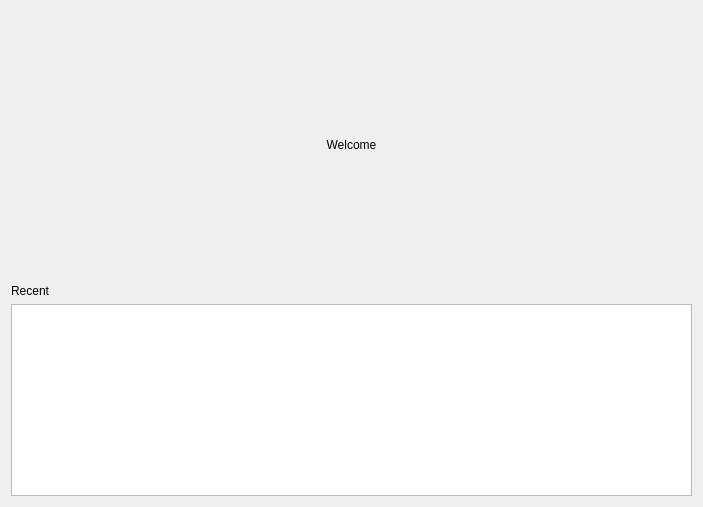
<?xml version="1.0" encoding="UTF-8"?>
<ui version="4.0">
 <class>HomeWidget</class>
 <widget class="QWidget" name="HomeWidget">
  <property name="geometry">
   <rect>
    <x>0</x>
    <y>0</y>
    <width>703</width>
    <height>507</height>
   </rect>
  </property>
  <property name="windowTitle">
   <string>Form</string>
  </property>
  <property name="locale">
   <locale language="English" country="UnitedStates"/>
  </property>
  <layout class="QVBoxLayout" name="verticalLayout_3">
   <item>
    <spacer name="verticalSpacer_2">
     <property name="orientation">
      <enum>Qt::Vertical</enum>
     </property>
     <property name="sizeHint" stdset="0">
      <size>
       <width>20</width>
       <height>40</height>
      </size>
     </property>
    </spacer>
   </item>
   <item>
    <widget class="QLabel" name="welcomeLabel">
     <property name="text">
      <string>Welcome</string>
     </property>
     <property name="alignment">
      <set>Qt::AlignCenter</set>
     </property>
    </widget>
   </item>
   <item>
    <spacer name="verticalSpacer">
     <property name="orientation">
      <enum>Qt::Vertical</enum>
     </property>
     <property name="sizeHint" stdset="0">
      <size>
       <width>20</width>
       <height>40</height>
      </size>
     </property>
    </spacer>
   </item>
   <item>
    <layout class="QVBoxLayout" name="verticalLayout">
     <item>
      <layout class="QHBoxLayout" name="horizontalLayout">
       <item>
        <widget class="QLabel" name="label_3">
         <property name="text">
          <string>Recent</string>
         </property>
        </widget>
       </item>
      </layout>
     </item>
     <item>
      <layout class="QHBoxLayout" name="horizontalLayout_2">
       <item>
        <widget class="QListView" name="listView">
         <property name="editTriggers">
          <set>QAbstractItemView::NoEditTriggers</set>
         </property>
        </widget>
       </item>
      </layout>
     </item>
    </layout>
   </item>
  </layout>
 </widget>
 <resources/>
 <connections/>
</ui>
